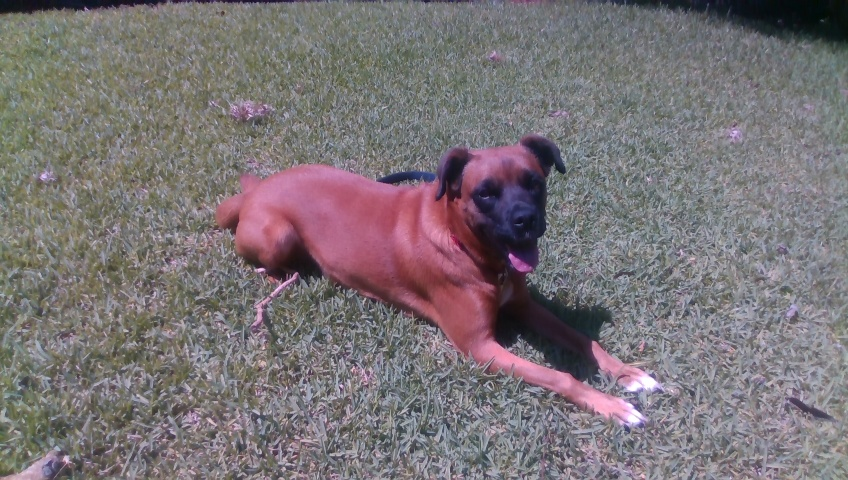
#> input picture procImg/With Dog/RGB/RGB_1.jpg, 848 x 480 px; its folder holds only this picture in this run
$ python foreground-grabCut.py
#> lines starting #> are read from the running program, lines starting #| are printed output that depends on the picture
#!/usr/bin/python3
# Programa para processamento de imagem
# no âmbito do trabalho de final de curso de João Bastos Pintor
# UTAD 2021-11-25

import csv
import cv2
import numpy as np

RGB_Dog = "./With Dog/RGB/RGB_";


for img in range(1, 2):
    RGB = cv2.imread(RGB_Dog + str(img) + ".jpg");
#> RGB is the input picture: shape (480, 848, 3); mean B, G, R 118.3, 114.9, 122.2
    RGBgb = cv2.GaussianBlur(RGB, (3, 3), 0)

    rect = (40,40,RGB.shape[1]-80, RGB.shape[0]-80)
#> rect = (40, 40, 768, 400)

    mask = np.zeros(RGB.shape[:2],np.uint8)
    bgdModel = np.zeros((1,65),np.float64)
    fgdModel = np.zeros((1,65),np.float64)

    cv2.grabCut(RGBgb,mask,rect,bgdModel,fgdModel,5,cv2.GC_INIT_WITH_RECT)
    fo_mask = np.where((mask==2)|(mask==0),0,1).astype('uint8')
    ba_mask = np.where((mask==2)|(mask==0),1,0).astype('uint8')
    forRGBm = RGB*fo_mask[:,:,np.newaxis]
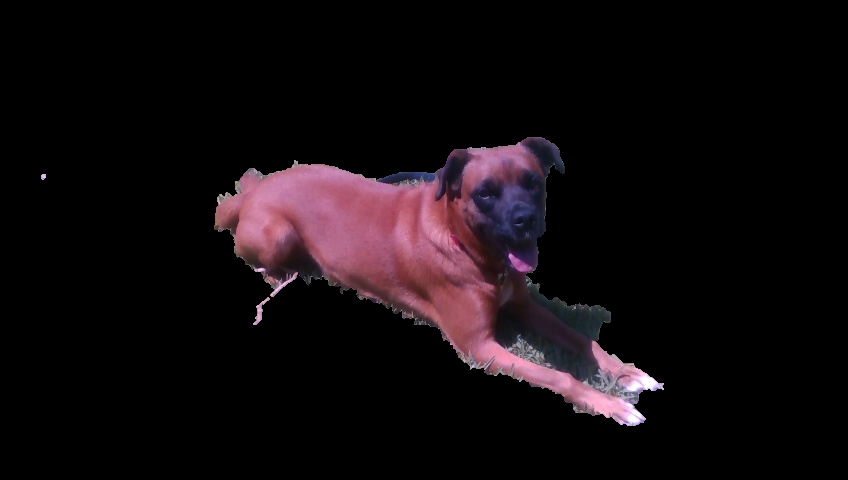
#> forRGBm: shape (480, 848, 3); mean B, G, R 14.5, 11.5, 18.2
    bacRGBm = RGB*ba_mask[:,:,np.newaxis]
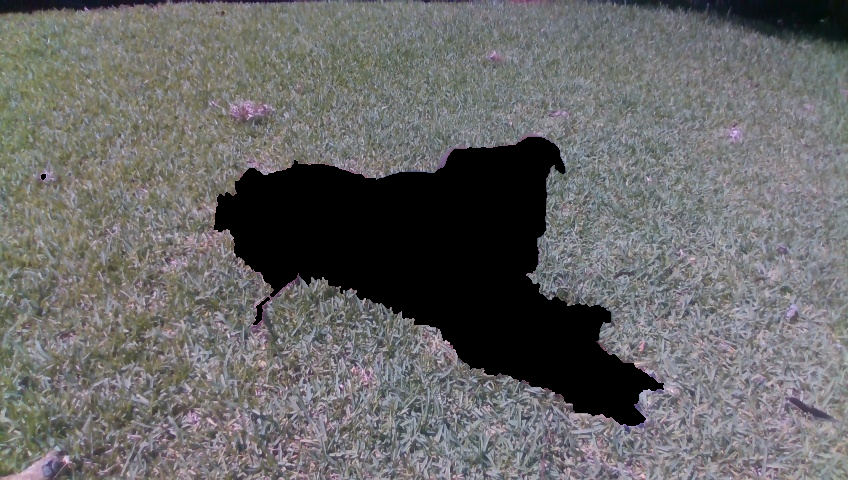
#> bacRGBm: shape (480, 848, 3); mean B, G, R 103.8, 103.4, 104.1

    cv2.imshow("Original - " + RGB_Dog + str(img) + ".jpg", RGB)
    cv2.imshow("Foreground - "+ RGB_Dog + str(img) + ".jpg", forRGBm)
    cv2.imshow("Background - "+ RGB_Dog + str(img) + ".jpg", bacRGBm)

cv2.waitKey()
cv2.destroyAllWindows()
